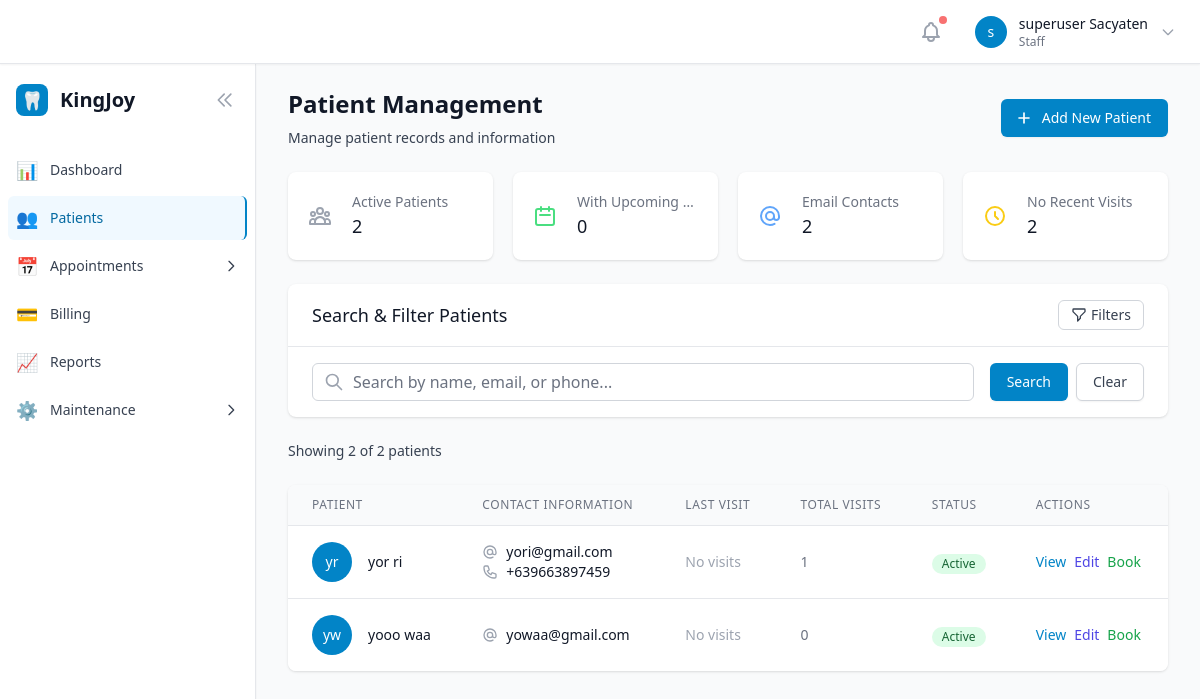
Page /patients/ (signed in) on the earlier database version.
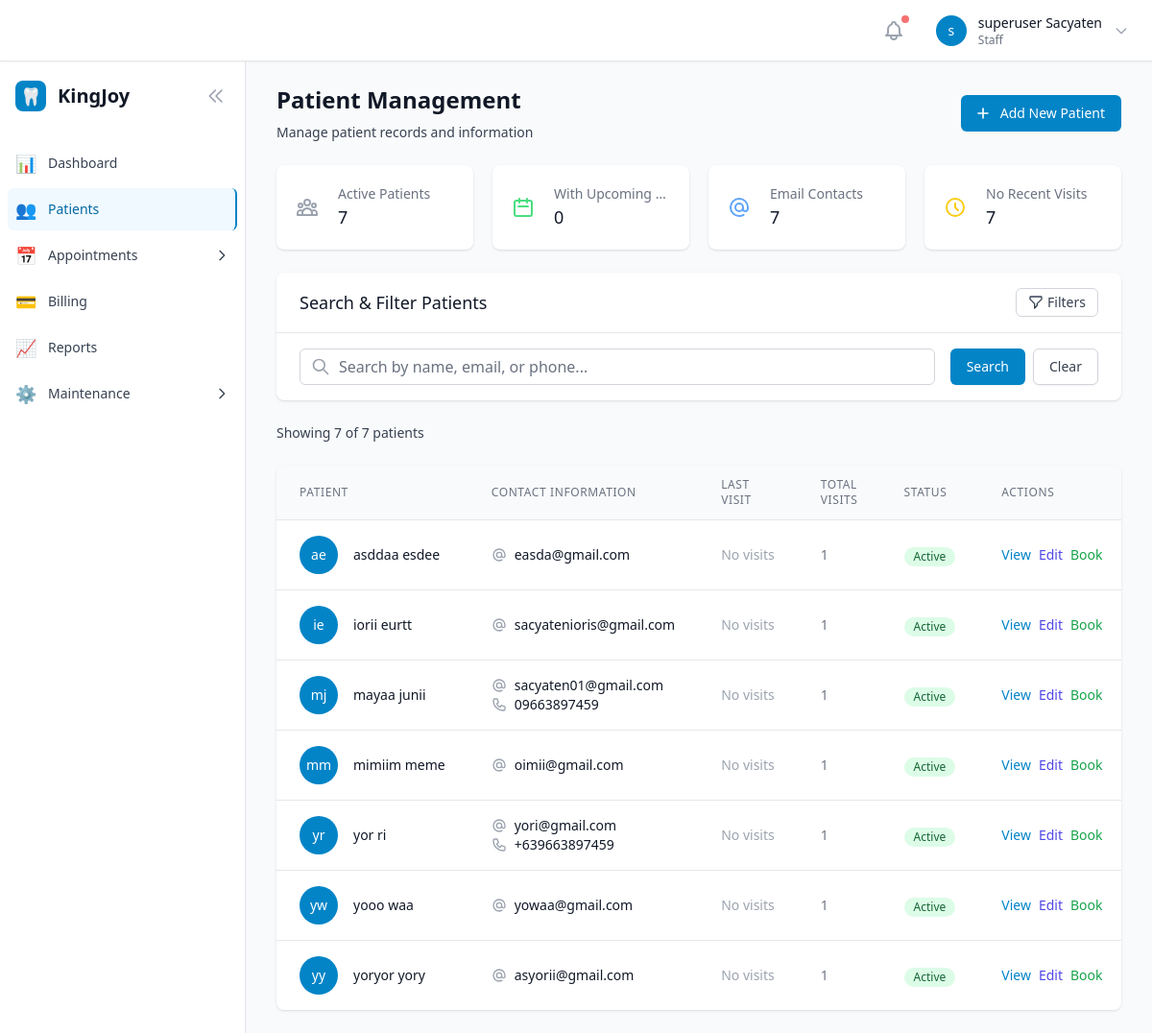
Same page on the later database version.
### patients/models.py (models this page shows, shortened)
class Patient(models.Model):
    first_name = models.CharField(max_length=100)
    last_name = models.CharField(max_length=100)
    email = models.EmailField(blank=True)
    phone_regex = RegexValidator(
        regex=r'^\+?1?\d{9,15}$',
        message="Phone number must be entered in the format: '+999999999'. Up to 15 digits allowed."
    )
    contact_number = models.CharField(validators=[phone_regex], max_length=17, blank=True, null=True)
    address = models.TextField(blank=True)
    date_of_birth = models.DateField(null=True, blank=True)
    emergency_contact_name = models.CharField(max_length=100, blank=True)
    emergency_contact_phone = models.CharField(validators=[phone_regex], max_length=17, blank=True, null=True)
    medical_notes = models.TextField(blank=True, help_text="Allergies, medical conditions, etc.")
    created_at = models.DateTimeField(auto_now_add=True)
    updated_at = models.DateTimeField(auto_now=True)
    is_active = models.BooleanField(default=True)
    class Meta:
        ordering = ['last_name', 'first_name']
        indexes = [
            models.Index(fields=['email']),
            models.Index(fields=['contact_number']),
            models.Index(fields=['last_name', 'first_name']),
        ]
    @property
    def full_name(self):
        return f"{self.first_name} {self.last_name}"

### patients/views.py (the view, shortened to what this page needs)
# urls.py: path('', views.PatientListView.as_view(), name='patient_list'),
class PatientListView(LoginRequiredMixin, ListView):
    model = Patient
    template_name = 'patients/patient_list.html'
    context_object_name = 'patients'
    paginate_by = 25
    def dispatch(self, request, *args, **kwargs):
        if not request.user.has_permission('patients'):
            messages.error(request, 'You do not have permission to access this page.')
            return redirect('core:dashboard')
        return super().dispatch(request, *args, **kwargs)
    def get_queryset(self):
        queryset = Patient.objects.select_related().prefetch_related('appointments__appointment_slot', 'appointments__service')
        search = self.request.GET.get('search', '').strip()
        status = self.request.GET.get('status', '')
        contact = self.request.GET.get('contact', '')
        activity = self.request.GET.get('activity', '')
        sort_by = self.request.GET.get('sort', 'name_asc')
        if status:
            if status == 'active':
                queryset = queryset.filter(is_active=True)
            elif status == 'inactive':
                queryset = queryset.filter(is_active=False)
        if sort_by == 'name_asc':
            queryset = queryset.order_by('last_name', 'first_name')
        elif sort_by == 'name_desc':
            queryset = queryset.order_by('-last_name', '-first_name')
        elif sort_by == 'date_added_desc':
            queryset = queryset.order_by('-created_at')
        elif sort_by == 'date_added_asc':
            queryset = queryset.order_by('created_at')
        queryset = queryset.annotate(
            visit_count=Count('appointments', distinct=True)
        )
        return queryset
    def get_context_data(self, **kwargs):
        context = super().get_context_data(**kwargs)
        context['current_filters'] = {
            'search': self.request.GET.get('search', ''),
            'status': self.request.GET.get('status', ''),
            'contact': self.request.GET.get('contact', ''),
            'activity': self.request.GET.get('activity', ''),
            'sort': self.request.GET.get('sort', 'name_asc'),
        }
        active_filters = []
        if context['current_filters']['search']:
            active_filters.append(f"Search: {context['current_filters']['search']}")
        if context['current_filters']['status']:
            active_filters.append(f"Status: {context['current_filters']['status'].title()}")
        if context['current_filters']['contact']:
            active_filters.append(f"Contact: {context['current_filters']['contact'].replace('_', ' ').title()}")
        if context['current_filters']['activity']:
            active_filters.append(f"Activity: {context['current_filters']['activity'].replace('_', ' ').title()}")
        context['active_filters'] = active_filters
        total_patients = Patient.objects.filter(is_active=True).count()
        today = date.today()
        upcoming_appointments = Appointment.objects.filter(
            appointment_slot__date__gte=today,
            status__in=['approved', 'pending']
        ).values('patient').distinct().count()
        with_email = Patient.objects.filter(is_active=True, email__isnull=False).exclude(email='').count()
        old_date = today - timedelta(days=90)
        no_recent_visits = Patient.objects.filter(is_active=True).exclude(
            appointments__appointment_slot__date__gte=old_date
        ).count()
        context['insights'] = {
            'total_active': total_patients,
            'upcoming_appointments': upcoming_appointments,
            'with_email': with_email,
            'no_recent_visits': no_recent_visits,
        }
        context['total_count'] = Patient.objects.count()
        export_format = self.request.GET.get('export')
        if export_format in ['csv', 'pdf']:
            return self.export_patients(context['patients'], export_format)
        return context

### users/models.py (called while the page is built)
    def has_permission(self, module_name):
        if self.is_superuser:
            return True
        if not self.role or self.role.is_archived:  # Users with archived roles lose access
            return False
        return self.role.permissions.get(module_name, False)

### users/templatetags/user_tags.py (called while the page is built)
@register.filter
def has_permission(user, module_name):
    if not user or not user.is_authenticated:
        return False
    if user.is_superuser:
        return True
    if not hasattr(user, 'role') or not user.role:
        return False
    return user.role.permissions.get(module_name, False)

### templates/patients/patient_list.html (shortened to what the changed rows need)
{% extends "base.html" %}
{% load user_tags %}
{% block content %}
<div class="space-y-6">
    <div class="sm:flex sm:items-center sm:justify-between">
        <div>
            <h1 class="text-2xl font-bold text-gray-900">Patient Management</h1>
        </div>
    </div>
    <div class="grid grid-cols-1 gap-5 sm:grid-cols-2 lg:grid-cols-4">
        <div class="bg-white overflow-hidden shadow rounded-lg">
            <div class="p-5">
                <div class="flex items-center">
                    <div class="ml-5 w-0 flex-1">
                        <dl>
                            <dt class="text-sm font-medium text-gray-500 truncate">Active Patients</dt>
                            <dd class="text-lg font-medium text-gray-900">{{ insights.total_active }}</dd>
                        </dl>
                    </div>
                </div>
            </div>
        </div>
        <div class="bg-white overflow-hidden shadow rounded-lg">
            <div class="p-5">
                <div class="flex items-center">
                    <div class="ml-5 w-0 flex-1">
                        <dl>
                            <dt class="text-sm font-medium text-gray-500 truncate">Email Contacts</dt>
                            <dd class="text-lg font-medium text-gray-900">{{ insights.with_email }}</dd>
                        </dl>
                    </div>
                </div>
            </div>
        </div>
        <div class="bg-white overflow-hidden shadow rounded-lg">
            <div class="p-5">
                <div class="flex items-center">
                    <div class="ml-5 w-0 flex-1">
                        <dl>
                            <dt class="text-sm font-medium text-gray-500 truncate">No Recent Visits</dt>
                            <dd class="text-lg font-medium text-gray-900">{{ insights.no_recent_visits }}</dd>
                        </dl>
                    </div>
                </div>
            </div>
        </div>
    </div>
    <div class="flex items-center justify-between">
        <p class="text-sm text-gray-700">
            Showing {{ patients|length }} of {{ total_count }} patients
        </p>
    </div>
    <div class="bg-white shadow rounded-lg overflow-hidden">
        {% if patients %}
            <div class="overflow-x-auto">
                <table class="min-w-full divide-y divide-gray-200">
                    <thead class="bg-gray-50">
                        <tr>
                            <th class="px-6 py-3 text-left text-xs font-medium text-gray-500 uppercase tracking-wider">
                                Patient
                            </th>
                            <th class="px-6 py-3 text-left text-xs font-medium text-gray-500 uppercase tracking-wider">
                                Contact Information
                            </th>
                            <th class="px-6 py-3 text-left text-xs font-medium text-gray-500 uppercase tracking-wider">
                                Last Visit
                            </th>
                            <th class="px-6 py-3 text-left text-xs font-medium text-gray-500 uppercase tracking-wider">
                                Total Visits
                            </th>
                            <th class="px-6 py-3 text-left text-xs font-medium text-gray-500 uppercase tracking-wider">
                                Status
                            </th>
                            <th class="px-6 py-3 text-left text-xs font-medium text-gray-500 uppercase tracking-wider">
                                Actions
                            </th>
                        </tr>
                    </thead>
                    <tbody class="bg-white divide-y divide-gray-200">
                        {% for patient in patients %}
                        <tr class="hover:bg-gray-50">
                            <td class="px-6 py-4 whitespace-nowrap">
                                <div class="flex items-center">
                                    <div class="flex-shrink-0 h-10 w-10">
                                        <div class="h-10 w-10 rounded-full bg-primary-600 flex items-center justify-center">
                                            <span class="text-sm font-medium text-white">
                                                {{ patient.first_name|first }}{{ patient.last_name|first }}
                                            </span>
                                        </div>
                                    </div>
                                    <div class="ml-4">
                                        <div class="text-sm font-medium text-gray-900">
                                            <a href="{% url 'patients:patient_detail' patient.pk %}"
                                               class="hover:text-primary-600">
                                                {{ patient.full_name }}
                                            </a>
                                        </div>
                                    </div>
                                </div>
                            </td>
                            <td class="px-6 py-4 whitespace-nowrap">
                                <div class="text-sm text-gray-900">
                                    {% if patient.email %}
                                        <div class="flex items-center">
                                            <svg class="flex-shrink-0 h-4 w-4 text-gray-400 mr-2" fill="none" stroke="currentColor" viewBox="0 0 24 24">
                                                <path stroke-linecap="round" stroke-linejoin="round" stroke-width="2" d="M16 12a4 4 0 10-8 0 4 4 0 008 0zm0 0v1.5a2.5 2.5 0 005 0V12a9 9 0 10-9 9m4.5-1.206a8.959 8.959 0 01-4.5 1.207"></path>
                                            </svg>
                                            <span class="truncate max-w-xs">{{ patient.email }}</span>
                                        </div>
                                    {% endif %}
                                    {% if patient.contact_number %}
                                        <div class="flex items-center">
                                            {{ patient.contact_number }}
                                        </div>
                                    {% endif %}
                                </div>
                            </td>
                            <td class="px-6 py-4 whitespace-nowrap text-sm text-gray-500">
                                {% with last_appointment=patient.last_appointment %}
                                    {% if last_appointment %}
                                        {{ last_appointment.schedule.date|date:"M d, Y" }}
                                        <div class="text-xs text-gray-400">
                                            {{ last_appointment.service.name|truncatechars:20 }}
                                        </div>
                                    {% else %}
                                        <span class="text-gray-400">No visits</span>
                                    {% endif %}
                                {% endwith %}
                            </td>
                            <td class="px-6 py-4 whitespace-nowrap text-sm text-gray-500">
                                {{ patient.visit_count|default:0 }}
                            </td>
                            <td class="px-6 py-4 whitespace-nowrap">
                                <span class="inline-flex items-center px-2.5 py-0.5 rounded-full text-xs font-medium
                                    {% if patient.is_active %}bg-green-100 text-green-800{% else %}bg-red-100 text-red-800{% endif %}">
                                    {% if patient.is_active %}Active{% else %}Inactive{% endif %}
                                </span>
                            </td>
                            <td class="px-6 py-4 whitespace-nowrap text-sm font-medium">
                                <div class="flex space-x-2">
                                    <a href="{% url 'patients:patient_detail' patient.pk %}"
                                       class="text-primary-600 hover:text-primary-900">View</a>
                                    <a href="{% url 'patients:patient_update' patient.pk %}"
                                       class="text-indigo-600 hover:text-indigo-900">Edit</a>
                                    {% if user|has_permission:'appointments' %}
                                    <a href="{% url 'appointments:appointment_create' %}?patient={{ patient.pk }}"
                                       class="text-green-600 hover:text-green-900">Book</a>
                                    {% endif %}
                                </div>
                            </td>
                        </tr>
                        {% endfor %}
                    </tbody>
                </table>
            </div>
        {% endif %}
    </div>
</div>
{% endblock %}

Differences in the rows shown:
added Patient: first_name|first "a", last_name|first "e", full_name "asddaa esdee", email "easda@gmail.com", visit_count "1", is_active "Active"
added Patient: first_name|first "i", last_name|first "e", full_name "iorii eurtt", email "sacyatenioris@gmail.com", visit_count "1", is_active "Active"
added Patient: first_name|first "m", last_name|first "j", full_name "mayaa junii", email "sacyaten01@gmail.com", contact_number "09663897459", visit_count "1", is_active "Active"
added Patient: first_name|first "m", last_name|first "m", full_name "mimiim meme", email "oimii@gmail.com", visit_count "1", is_active "Active"
computed for Patient "yooo waa": visit_count "0" → "1"
added Patient: first_name|first "y", last_name|first "y", full_name "yoryor yory", email "asyorii@gmail.com", visit_count "1", is_active "Active"
Other differences:
{{ insights.total_active }}: "2" → "7"
{{ insights.with_email }}: "2" → "7"
{{ insights.no_recent_visits }}: "2" → "7"
{{ patients|length }}: "2" → "7"
{{ total_count }}: "2" → "7"
